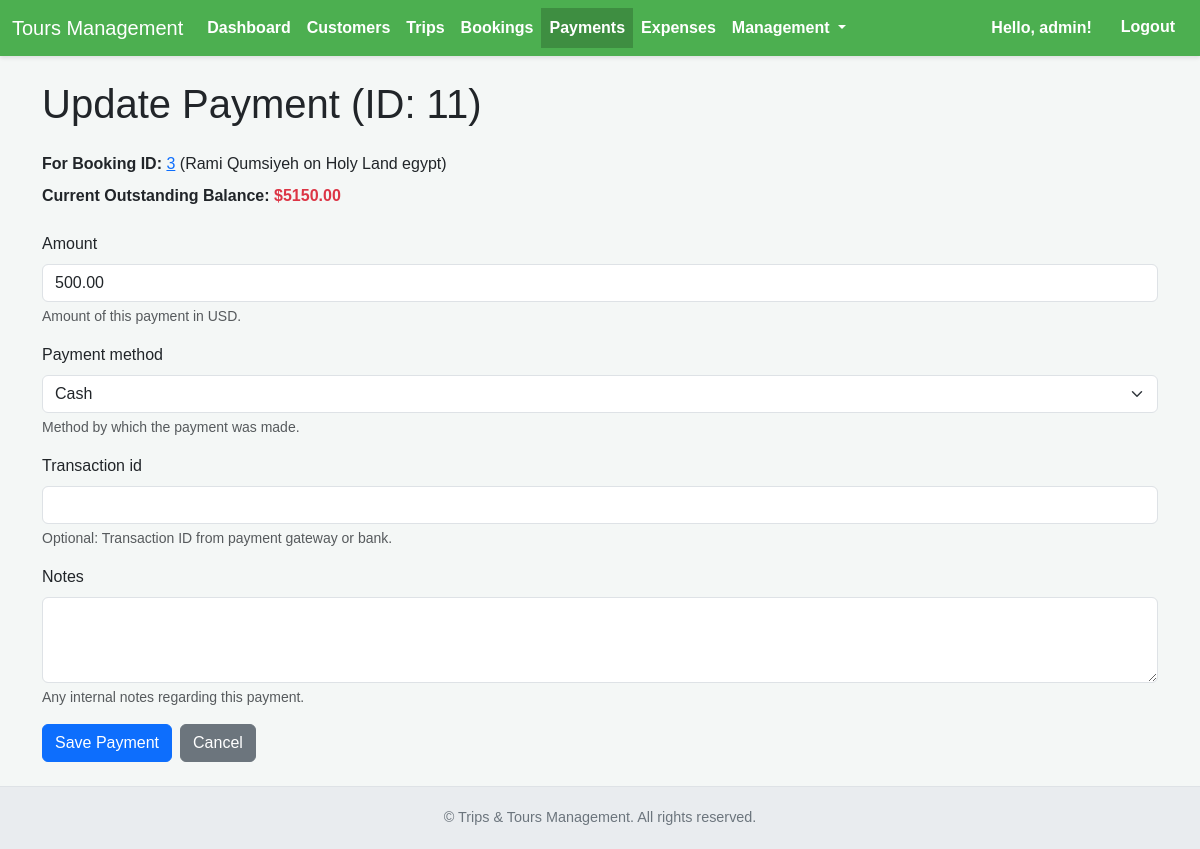
The page /payments/11/edit/ (signed in) on the database its author committed.
### payments/models.py (models this page shows, shortened)
class Payment(models.Model):
    PAYMENT_METHOD_CHOICES = [
        ('cash', 'Cash'),
        ('bank_transfer', 'Bank Transfer'),
        ('credit_card', 'Credit Card'),
        ('online_gateway', 'Online Payment Gateway'),
        ('other', 'Other'),
    ]
    booking = models.ForeignKey(Booking, on_delete=models.CASCADE, related_name='payments',
                                help_text="The booking this payment is associated with.")
    amount = models.DecimalField(max_digits=10, decimal_places=2, help_text="Amount of this payment in USD.")
    payment_date = models.DateField(auto_now_add=True, help_text="The date the payment was recorded.")
    payment_method = models.CharField(
        max_length=50,
        choices=PAYMENT_METHOD_CHOICES,
        default='cash',
        help_text="Method by which the payment was made."
    )
    transaction_id = models.CharField(max_length=255, blank=True, null=True, unique=True,
                                      help_text="Optional: Transaction ID from payment gateway or bank.")
    notes = models.TextField(blank=True, help_text="Any internal notes regarding this payment.")
    date_created = models.DateTimeField(auto_now_add=True)
    last_updated = models.DateTimeField(auto_now=True)
    class Meta:
        ordering = ['-payment_date', '-date_created']
        verbose_name = "Payment"
        verbose_name_plural = "Payments"

### bookings/models.py (models this page shows, shortened)
class Booking(models.Model):
    BOOKING_STATUS_CHOICES = [
        ('pending', 'Pending Confirmation'),
        ('confirmed', 'Confirmed'),
        ('cancelled', 'Cancelled'),
    ]
    PAYMENT_STATUS_CHOICES = [
        ('not_paid', 'Not Paid'),
        ('partially_paid', 'Partially Paid'),
        ('fully_paid', 'Fully Paid'),
        ('refunded', 'Refunded'),
    ]
    customer = models.ForeignKey(Customer, on_delete=models.PROTECT, related_name='bookings',
                                 help_text="The customer making this booking.")
    trip = models.ForeignKey(Trip, on_delete=models.PROTECT, related_name='bookings',
                             help_text="The trip the customer is booking.")
    price_tier = models.ForeignKey(TripPriceTier, on_delete=models.PROTECT, related_name='bookings',
                                   help_text="The chosen price tier for this booking.")
    booking_date = models.DateTimeField(auto_now_add=True)
    internal_notes = models.TextField(blank=True, help_text="Internal notes specific to this booking (e.g. initial booking remarks). For communication log, use Booking Notes below.")
    total_price = models.DecimalField(max_digits=10, decimal_places=2, default=0.00,
                                      help_text="Automatically calculated total price of the booking (tier + add-ons).")
    amount_paid = models.DecimalField(max_digits=10, decimal_places=2, default=0.00,
                                      help_text="Total amount paid by the customer for this booking.")
    booking_status = models.CharField(
        max_length=20,
        choices=BOOKING_STATUS_CHOICES,
        default='pending',
        help_text="The overall status of the booking (e.g., Pending, Confirmed, Cancelled)."
    )
    payment_status = models.CharField(
        max_length=20,
        choices=PAYMENT_STATUS_CHOICES,
        default='not_paid',
        help_text="The payment status based on payments received."
    )
    class Meta:
        ordering = ['-booking_date']
        verbose_name = "Booking"
        verbose_name_plural = "Bookings"
        unique_together = ['customer', 'trip']
    @property
    def outstanding_balance(self):
        return self.total_price - self.amount_paid

### customers/models.py (models this page shows, shortened)
class Customer(models.Model):
    first_name = models.CharField(max_length=100)
    last_name = models.CharField(max_length=100)
    email = models.EmailField(blank=True, null=True, unique=True,
                              help_text="Primary email address for communication. Keep unique if possible.")
    phone_number = models.CharField(max_length=20, blank=True, null=True)
    passport_number = models.CharField(max_length=50, blank=True, null=True, unique=True,
                                       help_text="Customer's passport number.")
    passport_issue_date = models.DateField(blank=True, null=True,
                                          help_text="Date passport was issued.")
    passport_expiry_date = models.DateField(blank=True, null=True,
                                           help_text="Date passport expires.")
    date_of_birth = models.DateField(blank=True, null=True)
    dietary_restrictions = models.TextField(blank=True, help_text="Any specific dietary needs or allergies.")
    emergency_contact_name = models.CharField(max_length=200, blank=True, null=True)
    emergency_contact_relationship = models.CharField(max_length=100, blank=True, null=True)
    emergency_contact_phone = models.CharField(max_length=20, blank=True, null=True)
    emergency_contact_email = models.EmailField(blank=True, null=True)
    date_added = models.DateTimeField(auto_now_add=True)
    last_updated = models.DateTimeField(auto_now=True)
    class Meta:
        ordering = ['last_name', 'first_name']
        verbose_name = "Customer"
        verbose_name_plural = "Customers" # Corrected typo
    @property
    def full_name(self):
        return f"{self.first_name} {self.last_name}"

### trips/models.py (models this page shows, shortened)
class Trip(models.Model):
    TRIP_STATUS_CHOICES = [
        ('open', 'Open for Booking'),
        ('confirmed', 'Confirmed'),
        ('full', 'Full'),
        ('cancelled', 'Cancelled'),
        ('completed', 'Completed'),
    ]
    name = models.CharField(max_length=200, unique=True, help_text="Unique name for the trip package.")
    destination = models.CharField(max_length=255, blank=True, help_text="Primary destination or region of the trip.")
    start_date = models.DateField()
    end_date = models.DateField()
    internal_notes = models.TextField(blank=True, help_text="Notes for internal staff only, not for customers.")
    detailed_itinerary = models.TextField(blank=True, help_text="A comprehensive description of the trip itinerary.")
    max_capacity = models.PositiveIntegerField(blank=True, null=True, help_text="Maximum number of travelers this trip can accommodate.")
    min_travelers = models.PositiveIntegerField(blank=True, null=True, help_text="Minimum number of travelers required for the trip to proceed.")
    status = models.CharField(
        max_length=20,
        choices=TRIP_STATUS_CHOICES,
        default='open',
        help_text="Current status of the trip (e.g., Open, Confirmed, Cancelled)."
    )
    date_created = models.DateTimeField(auto_now_add=True)
    last_updated = models.DateTimeField(auto_now=True)
    class Meta:
        ordering = ['start_date', 'name']
        verbose_name = "Trip"
        verbose_name_plural = "Trips"
        unique_together = ['name', 'start_date']

### payments/views.py (the view)
# urls.py: path('<int:pk>/edit/', views.payment_update, name='payment_update'), # <--- ADDED
@login_required # <--- ADDED DECORATOR
def payment_update(request, pk):
    payment = get_object_or_404(Payment, pk=pk)
    if request.method == 'POST':
        form = PaymentForm(request.POST, instance=payment)
        if form.is_valid():
            form.save()
            return redirect('payment_detail', pk=payment.pk)
    else:
        form = PaymentForm(instance=payment)
    context = {
        'form': form,
        'title': f'Update Payment (ID: {payment.pk})',
        'payment': payment,
    }
    return render(request, 'payments/payment_form.html', context)

### payments/forms.py
class PaymentForm(forms.ModelForm):
    class Meta:
        model = Payment
        fields = ['amount', 'payment_method', 'transaction_id', 'notes']
        widgets = {
            'notes': forms.Textarea(attrs={'rows': 3}),
        }
    def __init__(self, *args, **kwargs):
        super().__init__(*args, **kwargs)
        for field_name, field in self.fields.items():
            field.widget.attrs['class'] = 'form-control' # Apply basic styling

### customers/templatetags/app_filters.py (called while the page is built)
@register.filter(name='add_class')
def add_class(value, arg):
    return value.as_widget(attrs={'class': arg})

### payments/templates/payments/payment_form.html (shortened to what this page needs)
{% extends "base.html" %}
{% load app_filters %}
{% block content %}
    <h1 class="mb-4">{{ title }}</h1>
    <p class="mb-2">
        <strong>For Booking ID:</strong>
        {% if payment %}
            <a href="{% url 'booking_detail' payment.booking.pk %}">{{ payment.booking.pk }}</a>
            ({{ payment.booking.customer.full_name }} on {{ payment.booking.trip.name }})
        {% else %}
            <a href="{% url 'booking_detail' booking.pk %}">{{ booking.pk }}</a>
            ({{ booking.customer.full_name }} on {{ booking.trip.name }})
        {% endif %}
    </p>
    <p class="mb-4">
        <strong>Current Outstanding Balance:</strong>
        {% if payment %}
            <span class="fw-bold text-danger">${{ payment.booking.outstanding_balance|floatformat:2 }}</span>
        {% else %}
            <span class="fw-bold text-danger">${{ booking.outstanding_balance|floatformat:2 }}</span>
        {% endif %}
    </p>
    <form method="post">
        <div class="mb-3">
            <label for="{{ form.amount.id_for_label }}" class="form-label">{{ form.amount.label }}</label>
            {{ form.amount|add_class:"form-control" }}
            {% if form.amount.help_text %}<div class="form-text">{{ form.amount.help_text }}</div>{% endif %}
        </div>
        <div class="mb-3">
            <label for="{{ form.payment_method.id_for_label }}" class="form-label">{{ form.payment_method.label }}</label>
            {{ form.payment_method|add_class:"form-select" }}
            {% if form.payment_method.help_text %}<div class="form-text">{{ form.payment_method.help_text }}</div>{% endif %}
        </div>
        <div class="mb-3">
            <label for="{{ form.transaction_id.id_for_label }}" class="form-label">{{ form.transaction_id.label }}</label>
            {{ form.transaction_id|add_class:"form-control" }}
            {% if form.transaction_id.help_text %}<div class="form-text">{{ form.transaction_id.help_text }}</div>{% endif %}
        </div>
        <div class="mb-3">
            <label for="{{ form.notes.id_for_label }}" class="form-label">{{ form.notes.label }}</label>
            {{ form.notes|add_class:"form-control" }}
            {% if form.notes.help_text %}<div class="form-text">{{ form.notes.help_text }}</div>{% endif %}
        </div>
        <div class="d-flex justify-content-start mt-3">
            <button type="submit" class="btn btn-primary me-2">Save Payment</button>
            <a href="{% if payment %}{% url 'booking_detail' payment.booking.pk %}{% else %}{% url 'booking_detail' booking.pk %}{% endif %}" class="btn btn-secondary">Cancel</a>
        </div>
    </form>
{% endblock content %}

### templates/base.html (shortened to what this page needs)
{% load static %}
<!DOCTYPE html>
<html lang="en">
<head>
    <link href="https://cdn.jsdelivr.net/npm/bootstrap@5.3.3/dist/css/bootstrap.min.css" rel="stylesheet">
</head>
<body>
    <nav class="navbar navbar-expand-lg">
        <div class="container-fluid">
            <a class="navbar-brand text-white" href="{% url 'dashboard' %}">Tours Management</a>
            <div class="collapse navbar-collapse" id="navbarNav">
                <ul class="navbar-nav me-auto mb-2 mb-lg-0">
                    <li class="nav-item">
                        <a class="nav-link {% if request.resolver_match.url_name == 'dashboard' %}active{% endif %}" href="{% url 'dashboard' %}">Dashboard</a>
                    </li>
                    <li class="nav-item">
                        <a class="nav-link {% if 'customer' in request.path %}active{% endif %}" href="{% url 'customer_list' %}">Customers</a>
                    </li>
                    <li class="nav-item">
                        <a class="nav-link {% if 'trip' in request.path and not 'booking' in request.path %}active{% endif %}" href="{% url 'trip_list' %}">Trips</a>
                    </li>
                    <li class="nav-item">
                        <a class="nav-link {% if 'booking' in request.path %}active{% endif %}" href="{% url 'booking_list' %}">Bookings</a>
                    </li>
                    <li class="nav-item">
                        <a class="nav-link {% if 'payment' in request.path %}active{% endif %}" href="{% url 'payment_list' %}">Payments</a>
                    </li>
                    <li class="nav-item">
                        <a class="nav-link {% if 'expense' in request.path and 'types' not in request.path %}active{% endif %}" href="{% url 'expense_list' %}">Expenses</a>
                    </li>
                    <li class="nav-item dropdown">
                        <a class="nav-link dropdown-toggle {% if 'types' in request.path %}active{% endif %}" href="#" id="navbarDropdownManagement" role="button" data-bs-toggle="dropdown" aria-expanded="false">
                            Management
                        </a>
                    </li>
                </ul>
                <div class="d-flex">
                    {% if user.is_authenticated %}
                        <span class="navbar-text me-3">Hello, {{ user.username }}!</span>
                        <form action="{% url 'logout' %}" method="post" class="d-inline">
                            <button type="submit" class="btn btn-link text-white">Logout</button>
                        </form>
                    {% else %}
                        <a class="nav-link text-white" href="{% url 'login' %}">Login</a>
                    {% endif %}
                </div>
            </div>
        </div>
    </nav>
    <div class="container flex-grow-1 my-4">
        {% block content %}{% endblock content %}
    </div>
    <footer>
        © {{ "now"|date:"Y" }} Trips & Tours Management. All rights reserved.
    </footer>
</body>
</html>

### templates/base.html (style rules this page uses)
body { font-family: Arial, sans-serif; background-color: #f4f7f6; display: flex; flex-direction: column; min-height: 100vh; }
.navbar { background-color: #4CAF50; box-shadow: 0 2px 4px rgba(0,0,0,0.1); }
.navbar .nav-link { color: white !important; font-weight: bold; transition: background-color 0.3s ease; }
.navbar .nav-link.active { background-color: #3e8e41; }
.navbar .navbar-text { color: white; font-weight: bold; }
.navbar .btn-link { color: white; font-weight: bold; text-decoration: none; transition: background-color 0.3s ease; }
footer { margin-top: auto; padding: 1.25rem; text-align: center; color: #6c757d; font-size: 0.9em; background-color: #e9ecef; border-top: 1px solid #dee2e6; }

### rows shown on the page
Payment: booking.pk "3", booking.customer.full_name "Rami Qumsiyeh", booking.trip.name "Holy Land egypt", booking.outstanding_balance "5150.00", amount "500.00", payment_method "Cash"

### other values the page prints
{{ user.username }} "admin"
{{ title }} "Update Payment (ID: 11)"
